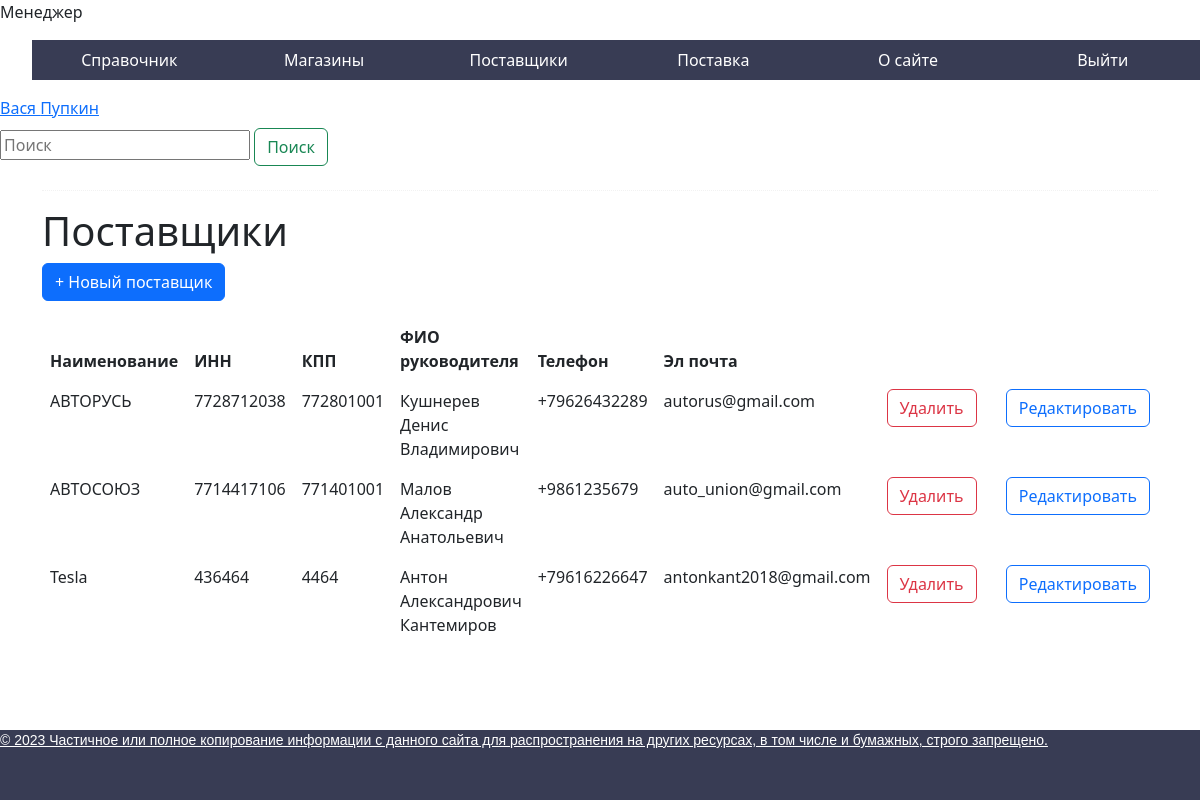
The app's page /public/suppliers/ (signed in), older data.
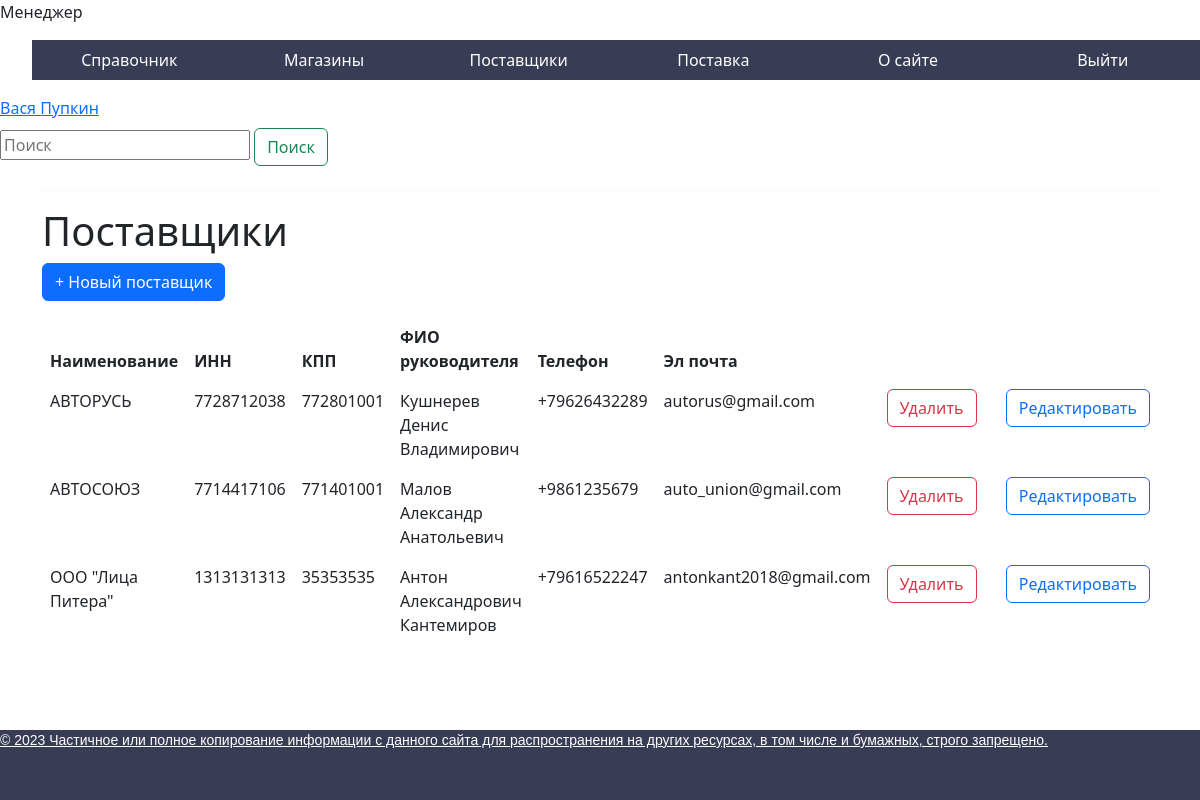
The same page, newer data.
### autodocapp/models.py (models this page shows, shortened)
class Suppliers(models.Model):
    title = models.CharField(max_length=30, verbose_name='Наименование организации')
    INN = models.IntegerField(verbose_name='ИНН')
    CIO = models.IntegerField(verbose_name='КПП')
    FullNameManager = models.CharField(max_length=150, verbose_name='ФИО руководителя')
    telephone = models.CharField(max_length=20, verbose_name='Телефон')
    email = models.CharField(max_length=30, verbose_name='Эл почта')

### autodocapp/views/manager/suppliers.py (the view)
def PrintSuppliers(request):
    if request.user.is_authenticated:
        role = CheckRole(request)
        suppliers = Suppliers.objects.all()
        return render(request, 'autodocapp/suppliers.html',
                      {'role': role, 'title': 'Поставщики', 'suppliers': suppliers})
    else:
        return redirect('authorization')

### autodocapp/views/views.py (called while the page is built)
def CheckRole(request):
    user = request.user
    role = str(user.groups.all()[0])
    return role

### autodocapp/templates/autodocapp/suppliers.html (shortened to what this page needs)
{% extends 'autodocapp/base.html' %}
{% block content %}
<div class="">
    <form action="{% url 'search_supplier' %}" class="form-inline my-2 my-lg-0" method="get">
        <input aria-label="Поиск" class="search" name="q" placeholder="Поиск" type="search">
        <button class="btn btn-outline-success my-2 my-sm" type="submit">Поиск</button>
    </form>
</div>
<div class="container">
    <div class="col-md-12 well">
        <hr style="border-top:1px dotted #ccc;"/>
        <h1 class="page-header">Поставщики</h1>
        <p>
            <button class="btn btn-primary js-create" type="button">
                + Новый поставщик
            </button>
        </p>
        <table class="table table-borderless table-hover" id="table">
            <thead>
            <tr>
                <th scope="col">Наименование</th>
                <th scope="col">ИНН</th>
                <th scope="col">КПП</th>
                <th scope="col">ФИО руководителя</th>
                <th scope="col">Телефон</th>
                <th scope="col">Эл почта</th>
            </tr>
            </thead>
            <tbody>
            {% for s in suppliers %}
            <tr class="record">
                <td>{{s.title}}</td>
                <td>{{s.INN}}</td>
                <td>{{s.CIO}}</td>
                <td>{{s.FullNameManager}}</td>
                <td>{{s.telephone}}</td>
                <td>{{s.email}}</td>
                <td style="width: 150px">
                    <a class="btn_delete_record btn-outline-danger" href="{% url 'delete_supplier' s.id %}">
                        <button class="btn btn-outline-danger">Удалить</button>
                    </a>
                </td>
                <td>
                    <a class="BthEditSupplier btn-outline-primary" href="{% url 'edit_supplier' s.id %}">
                        <button class="btn btn-outline-primary">Редактировать</button>
                    </a>
                </td>
            </tr>
            {% empty %}
            <tr>
                <td class="text-center" colspan="8">Нет поставщиков</td>
            </tr>
            {% endfor %}
            </tbody>
        </table>
    </div>
</div>
{% endblock %}

Row changes from the older to the newer data that the page shows:
removed Suppliers: title "Tesla", INN "436464", CIO "4464", FullNameManager "Антон Александрович Кантемиров", telephone "+79616226647", email "antonkant2018@gmail.com"
added Suppliers: title "ООО \"Лица Питера\"", INN "1313131313", CIO "35353535", FullNameManager "Антон Александрович Кантемиров", telephone "+79616522247", email "antonkant2018@gmail.com"
